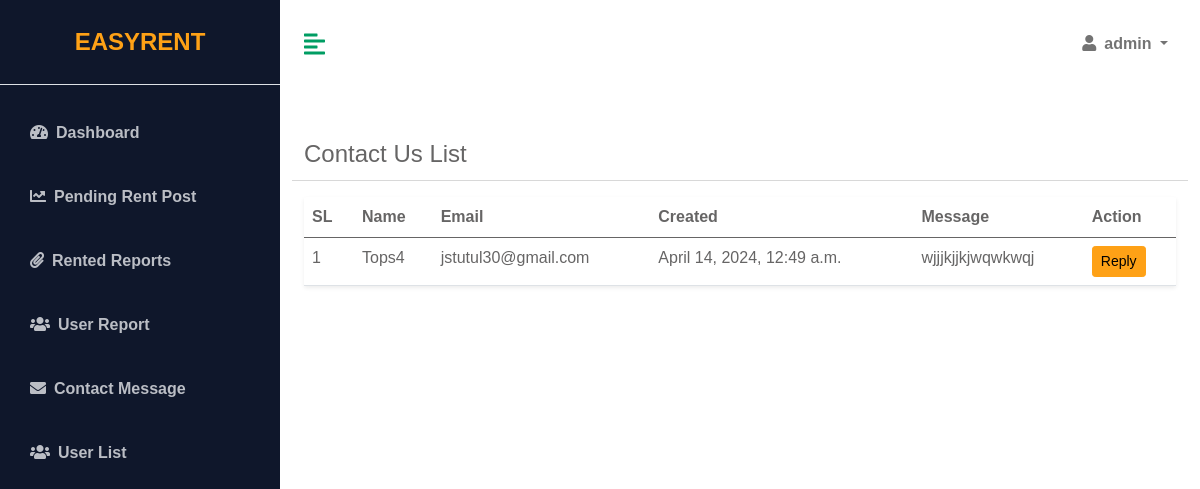
Page /account/contact (signed in) on the earlier database version.
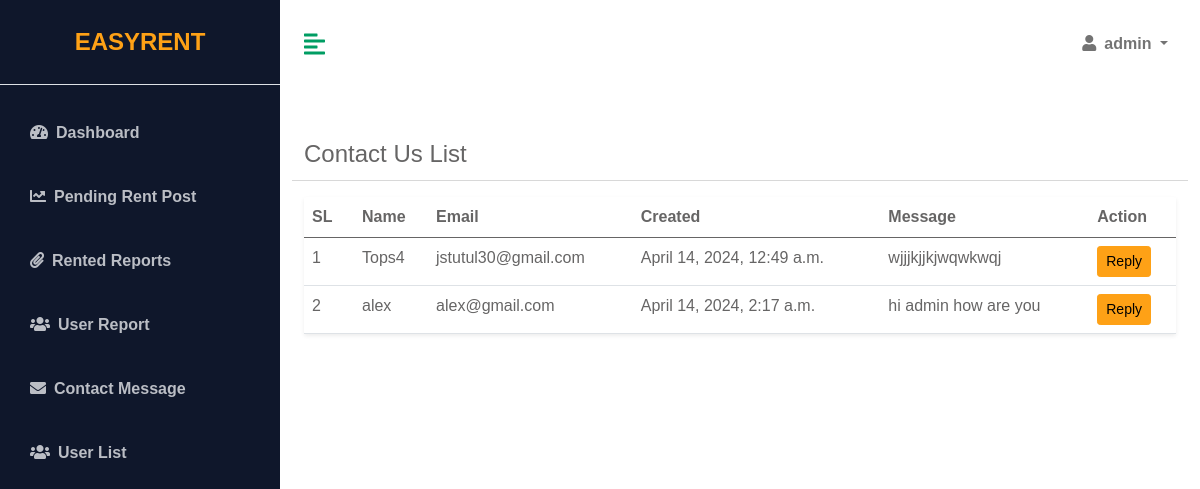
Same page on the later database version.
### App_Rental/models.py (models this page shows)
class ContractUs(models.Model):
    name = models.CharField(max_length=50,blank=False)
    email = models.EmailField(max_length=50,blank=False)
    message = models.TextField(max_length=500,blank=False)
    created = models.DateTimeField(auto_now=True,auto_now_add=False)
    def __str__(self):
        return '{}-{}'.format(self.name,self.message)

### App_Account/views.py (the view)
# urls.py: path('contact',ContactMessage,name='contact'),
@admin_required
def ContactMessage(request):
    contacts=ContractUs.objects.all()
    print(contacts)
    context={
        'contacts':contacts
    }
    return render(request,'App_Dashboard/contact.html',context)

### App_Account/views.py (called while the page is built)
def admin_required(view_func):
    @wraps(view_func)
    def wrapper(request, *args, **kwargs):
        if not request.user.is_superuser:
            return render(request,'accessdenied.html')
        return view_func(request, *args, **kwargs)
    return wrapper

### templates/App_Dashboard/contact.html (shortened to what this page needs)
{% extends 'App_Dashboard/base.html'%}
{% load static%}
{% block dashboard%}
{% block css %}
<link href="https://cdn.datatables.net/v/dt/dt-2.0.3/datatables.min.css" rel="stylesheet">
{% endblock %}
<div class="container-fluid px-4">
    <div class="row my-5">
        <div class="col-lg-12 mb-2">
            <span class="mb-3" style="font-size: 24px;">Contact Us List
        </div>
        <hr>
        <div class="col">
            <table class="table bg-white rounded shadow-sm  table-hover" id="rentlist">
                <thead>
                    <tr>
                        <th scope="col" width="50">SL</th>
                        <th scope="col">Name</th>
                        <th scope="col">Email</th>
                        <th scope="col">Created</th>
                        <th scope="col">Message</th>
                        <th scope="col">Action</th>
                    </tr>
                </thead>
                <tbody>
                    {% for item in contacts %}
                    <tr>
                        <td>{{forloop.counter}}</td>
                        <td>{{item.name}}</td>
                        <td>{{item.email}}</td>
                        <td>{{item.created}}</td>
                        <td>{{item.message}}</td>
                        <td>
                            <a target="_blank"
                                href="https://mail.google.com/mail/?view=cm&fs=1&to={{item.email}}&su=EasyRent Reply&body=Thanks for contact us."
                                class="btn btn-primary btn-sm">Reply</a>
                        </td>
                    </tr>
                    {% endfor %}
                </tbody>
            </table>
        </div>
    </div>
</div>
{% endblock %}

Differences in the rows shown:
added ContractUs: name "alex", email "alex@gmail.com", created "April 14, 2024, 2:17 a.m.", message "hi admin how are you"
